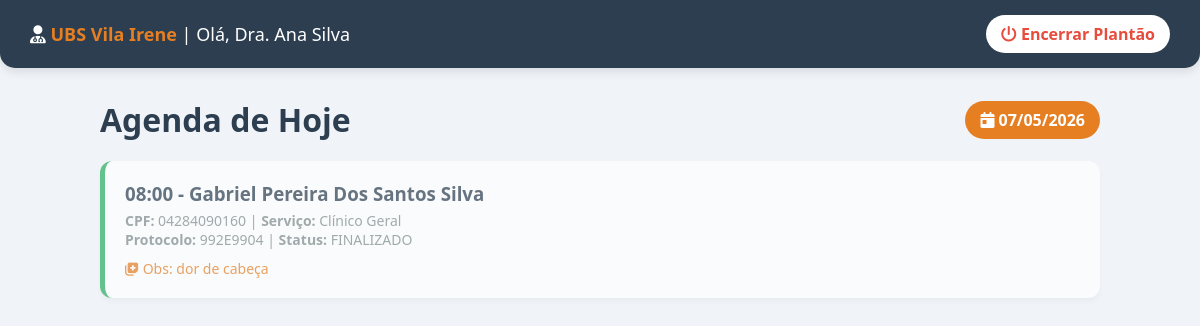
/painel_profissional (signed in), run on an earlier commit of the app's database.
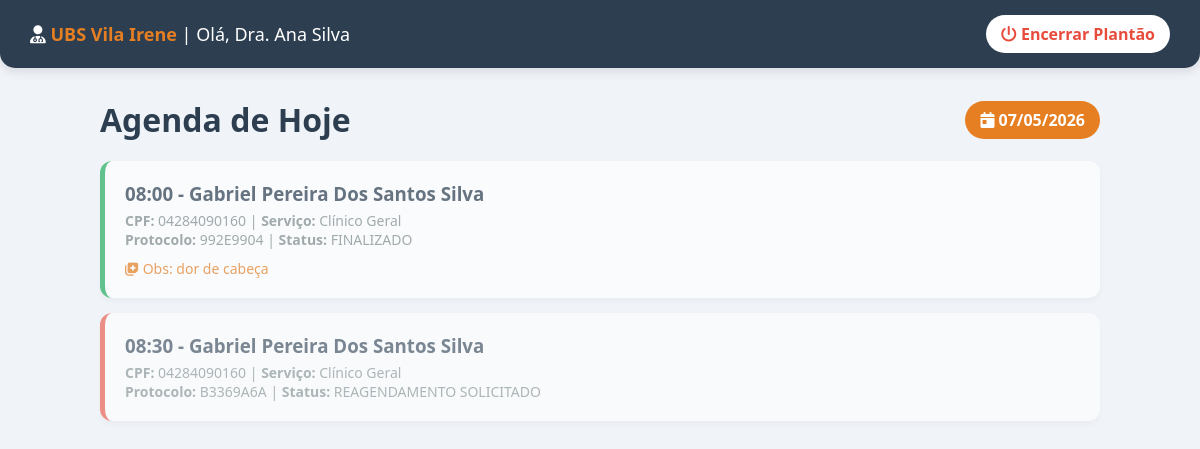
And on a later commit of the database.
### tables this page shows
CREATE TABLE agendamento (
        protocolo TEXT PRIMARY KEY, usuario_id INTEGER, ubs_id INTEGER, servico_id INTEGER,
        data_atendimento DATE NOT NULL, horario_atendimento TIME NOT NULL, status TEXT DEFAULT 'PENDENTE', observacoes_medicas TEXT,
        FOREIGN KEY(usuario_id) REFERENCES usuario(id), FOREIGN KEY(ubs_id) REFERENCES ubs(id), FOREIGN KEY(servico_id) REFERENCES servico_saude(id)
    );

CREATE TABLE usuario (
        id INTEGER PRIMARY KEY AUTOINCREMENT, cpf TEXT UNIQUE NOT NULL, cartao_sus TEXT UNIQUE NOT NULL,
        nome TEXT NOT NULL, nome_social TEXT, email TEXT, telefone TEXT, senha TEXT NOT NULL,
        cep TEXT, logradouro TEXT, numero TEXT, complemento TEXT, bairro TEXT, cidade TEXT, uf TEXT
    );

CREATE TABLE servico_saude (id INTEGER PRIMARY KEY AUTOINCREMENT, nome TEXT NOT NULL, descricao TEXT, icone TEXT);

### app.py (the view)
@app.route('/painel_profissional')
def painel_profissional():
    if 'profissional_id' not in session: return redirect(url_for('login_servidor'))
    conexao = get_conexao(); h = date.today().strftime('%Y-%m-%d'); p = conexao.execute('''SELECT a.*, u.nome as paciente_nome, u.cpf as paciente_cpf, s.nome as servico_nome FROM agendamento a JOIN usuario u ON a.usuario_id = u.id JOIN servico_saude s ON a.servico_id = s.id WHERE a.ubs_id = ? AND a.data_atendimento = ? ORDER BY a.horario_atendimento ASC''', (session['profissional_ubs_id'], h)).fetchall(); conexao.close()
    return render_template('painel_profissional.html', pacientes=p, nome=session['profissional_nome'], ubs=session['profissional_ubs_nome'], hoje=h)

### app.py (called while the page is built)
def dict_factory(cursor, row):
    d = {}
    for idx, col in enumerate(cursor.description): d[col[0]] = row[idx]
    return d

def get_conexao():
    conexao = sqlite3.connect('saude_facil.db')
    conexao.row_factory = dict_factory
    return conexao

### templates/painel_profissional.html (shortened to what this page needs)
<!DOCTYPE html>
<html lang="pt-BR">
<head>
    <link rel="stylesheet" href="https://cdnjs.cloudflare.com/ajax/libs/font-awesome/6.4.0/css/all.min.css">
</head>
<body>
    <div class="top-bar">
        <h2><i class="fa-solid fa-user-doctor"></i> <strong>{{ ubs }}</strong> | Olá, {{ nome }}</h2>
        <a href="/logout_servidor" class="btn-sair"><i class="fa-solid fa-power-off"></i> Encerrar Plantão</a>
    </div>
    <div class="container">
        <div class="header-painel">
            <h1 style="margin: 0; color: #2c3e50;">Agenda de Hoje</h1>
            <span style="background: #e67e22; color: white; padding: 8px 15px; border-radius: 20px; font-weight: bold;">
                <i class="fa-solid fa-calendar-day"></i> {{ hoje[8:10] }}/{{ hoje[5:7] }}/{{ hoje[0:4] }}
            </span>
        </div>
        {% for p in pacientes %}
            <div class="paciente-card status-{{ p['status'] | lower | replace(' ', '_') }}">
                <div class="paciente-info">
                    <h3>{{ p['horario_atendimento'] }} - {{ p['paciente_nome'] }}</h3>
                    <p><strong>CPF:</strong> {{ p['paciente_cpf'] }} | <strong>Serviço:</strong> {{ p['servico_nome'] }}</p>
                    <p><strong>Protocolo:</strong> {{ p['protocolo'] }} | <strong>Status:</strong> {{ p['status'] }}</p>
                    {% if p['observacoes_medicas'] %}
                        <p style="margin-top: 10px; color: #e67e22;"><i class="fa-solid fa-notes-medical"></i> Obs: {{ p['observacoes_medicas'] }}</p>
                    {% endif %}
                </div>
            </div>
        {% endfor %}
    </div>
</body>
</html>

### templates/painel_profissional.html (style rules this page uses)
body { font-family: 'Segoe UI', Arial, sans-serif; background-color: #f0f4f8; padding: 20px; color: #2c3e50; margin: 0; }
.top-bar { background-color: #2c3e50; color: white; padding: 15px 30px; display: flex; justify-content: space-between; align-items: center; border-radius: 0 0 15px 15px; margin: -20px -20px 30px -20px; box-shadow: 0 4px 10px rgba(0,0,0,0.1); }
.top-bar h2 { margin: 0; font-size: 18px; font-weight: normal; }
.top-bar strong { color: #e67e22; }
.btn-sair { color: #e74c3c; text-decoration: none; font-weight: bold; background: white; padding: 8px 15px; border-radius: 20px; }
.container { max-width: 1000px; margin: 0 auto; }
.header-painel { display: flex; justify-content: space-between; align-items: center; margin-bottom: 20px; }
.paciente-card { background: white; border-radius: 12px; padding: 20px; margin-bottom: 15px; box-shadow: 0 4px 6px rgba(0,0,0,0.05); display: flex; justify-content: space-between; align-items: center; border-left: 5px solid #bdc3c7; }
.paciente-card.status-finalizado { border-left-color: #27ae60; opacity: 0.7; }
.paciente-card.status-reagendamento_solicitado { border-left-color: #e74c3c; opacity: 0.6; }
.paciente-info h3 { margin: 0 0 5px 0; color: #2c3e50; }
.paciente-info p { margin: 0; color: #7f8c8d; font-size: 14px; }

What changed in the data, as far as the page shows it:
added agendamento: horario_atendimento "08:30", paciente_nome "Gabriel Pereira Dos Santos Silva", paciente_cpf "04284090160", servico_nome "Clínico Geral", protocolo "B3369A6A", status "REAGENDAMENTO SOLICITADO"
